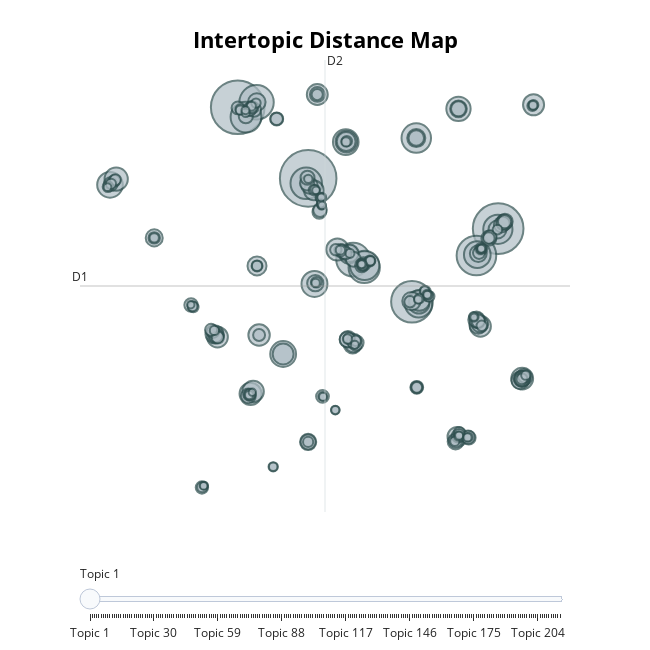

Notebook code for this chart:
### Code cell
topic_model.visualize_topics()

### Figure 1 — Plotly figure (JSON) as saved in the notebook; plotly's stock layout.template omitted (floating-point values rounded to 4 significant figures; data arrays with more than 128 entries replaced by an {"elided": "..."} marker saying what was removed)
{"data": [{"customdata": {"elided": "214x3 mixed values"}, "hovertemplate": "<b>Topic %{customdata[0]}</b><br>Words: %{customdata[1]}<br>Size: %{customdata[2]}", "legendgroup": "", "marker": {"color": "#B0BEC5", "line": {"color": "DarkSlateGrey", "width": 2}, "size": {"elided": "214 int values"}, "sizemode": "area", "sizeref": 0.3656, "symbol": "circle"}, "mode": "markers", "name": "", "orientation": "v", "showlegend": false, "type": "scatter", "x": {"elided": "214 float values"}, "xaxis": "x", "y": {"elided": "214 float values"}, "yaxis": "y"}], "layout": {"annotations": [{"showarrow": false, "text": "D1", "x": -13.74, "y": 2.666, "yshift": 10}, {"showarrow": false, "text": "D2", "x": 2.234, "xshift": 10, "y": 18.43}], "height": 650, "hoverlabel": {"bgcolor": "white", "font": {"family": "Rockwell", "size": 16}}, "legend": {"itemsizing": "constant", "tracegroupgap": 0}, "margin": {"t": 60}, "shapes": [{"line": {"color": "#CFD8DC", "width": 2}, "type": "line", "x0": 2.234, "x1": 2.234, "y0": -13.1, "y1": 18.43}, {"line": {"color": "#9E9E9E", "width": 2}, "type": "line", "x0": -13.74, "x1": 18.21, "y0": 2.666, "y1": 2.666}], "sliders": [{"active": 0, "pad": {"t": 50}, "steps": [{"args": [{"marker.color": {"elided": "1x214 str values"}}], "label": "Topic 1", "method": "update"}, {"args": [{"marker.color": {"elided": "1x214 str values"}}], "label": "Topic 2", "method": "update"}, {"args": [{"marker.color": {"elided": "1x214 str values"}}], "label": "Topic 3", "method": "update"}, {"args": [{"marker.color": {"elided": "1x214 str values"}}], "label": "Topic 4", "method": "update"}, {"args": [{"marker.color": {"elided": "1x214 str values"}}], "label": "Topic 5", "method": "update"}, {"args": [{"marker.color": {"elided": "1x214 str values"}}], "label": "Topic 6", "method": "update"}, {"args": [{"marker.color": {"elided": "1x214 str values"}}], "label": "Topic 7", "method": "update"}, {"args": [{"marker.color": {"elided": "1x214 str values"}}], "label": "Topic 8", "method": "update"}, {"args": [{"marker.color": {"elided": "1x214 str values"}}], "label": "Topic 9", "method": "update"}, {"args": [{"marker.color": {"elided": "1x214 str values"}}], "label": "Topic 10", "method": "update"}, {"args": [{"marker.color": {"elided": "1x214 str values"}}], "label": "Topic 11", "method": "update"}, {"args": [{"marker.color": {"elided": "1x214 str values"}}], "label": "Topic 12", "method": "update"}, {"args": [{"marker.color": {"elided": "1x214 str values"}}], "label": "Topic 13", "method": "update"}, {"args": [{"marker.color": {"elided": "1x214 str values"}}], "label": "Topic 14", "method": "update"}, {"args": [{"marker.color": {"elided": "1x214 str values"}}], "label": "Topic 15", "method": "update"}, {"args": [{"marker.color": {"elided": "1x214 str values"}}], "label": "Topic 16", "method": "update"}, {"args": [{"marker.color": {"elided": "1x214 str values"}}], "label": "Topic 17", "method": "update"}, {"args": [{"marker.color": {"elided": "1x214 str values"}}], "label": "Topic 18", "method": "update"}, {"args": [{"marker.color": {"elided": "1x214 str values"}}], "label": "Topic 19", "method": "update"}, {"args": [{"marker.color": {"elided": "1x214 str values"}}], "label": "Topic 20", "method": "update"}, {"args": [{"marker.color": {"elided": "1x214 str values"}}], "label": "Topic 21", "method": "update"}, {"args": [{"marker.color": {"elided": "1x214 str values"}}], "label": "Topic 22", "method": "update"}, {"args": [{"marker.color": {"elided": "1x214 str values"}}], "label": "Topic 23", "method": "update"}, {"args": [{"marker.color": {"elided": "1x214 str values"}}], "label": "Topic 24", "method": "update"}, {"args": [{"marker.color": {"elided": "1x214 str values"}}], "label": "Topic 25", "method": "update"}, {"args": [{"marker.color": {"elided": "1x214 str values"}}], "label": "Topic 26", "method": "update"}, {"args": [{"marker.color": {"elided": "1x214 str values"}}], "label": "Topic 27", "method": "update"}, {"args": [{"marker.color": {"elided": "1x214 str values"}}], "label": "Topic 28", "method": "update"}, {"args": [{"marker.color": {"elided": "1x214 str values"}}], "label": "Topic 29", "method": "update"}, {"args": [{"marker.color": {"elided": "1x214 str values"}}], "label": "Topic 30", "method": "update"}, {"args": [{"marker.color": {"elided": "1x214 str values"}}], "label": "Topic 31", "method": "update"}, {"args": [{"marker.color": {"elided": "1x214 str values"}}], "label": "Topic 32", "method": "update"}, {"args": [{"marker.color": {"elided": "1x214 str values"}}], "label": "Topic 33", "method": "update"}, {"args": [{"marker.color": {"elided": "1x214 str values"}}], "label": "Topic 34", "method": "update"}, {"args": [{"marker.color": {"elided": "1x214 str values"}}], "label": "Topic 35", "method": "update"}, {"args": [{"marker.color": {"elided": "1x214 str values"}}], "label": "Topic 36", "method": "update"}, {"args": [{"marker.color": {"elided": "1x214 str values"}}], "label": "Topic 37", "method": "update"}, {"args": [{"marker.color": {"elided": "1x214 str values"}}], "label": "Topic 38", "method": "update"}, {"args": [{"marker.color": {"elided": "1x214 str values"}}], "label": "Topic 39", "method": "update"}, {"args": [{"marker.color": {"elided": "1x214 str values"}}], "label": "Topic 40", "method": "update"}, {"args": [{"marker.color": {"elided": "1x214 str values"}}], "label": "Topic 41", "method": "update"}, {"args": [{"marker.color": {"elided": "1x214 str values"}}], "label": "Topic 42", "method": "update"}, {"args": [{"marker.color": {"elided": "1x214 str values"}}], "label": "Topic 43", "method": "update"}, {"args": [{"marker.color": {"elided": "1x214 str values"}}], "label": "Topic 44", "method": "update"}, {"args": [{"marker.color": {"elided": "1x214 str values"}}], "label": "Topic 45", "method": "update"}, {"args": [{"marker.color": {"elided": "1x214 str values"}}], "label": "Topic 46", "method": "update"}, {"args": [{"marker.color": {"elided": "1x214 str values"}}], "label": "Topic 47", "method": "update"}, {"args": [{"marker.color": {"elided": "1x214 str values"}}], "label": "Topic 48", "method": "update"}, {"args": [{"marker.color": {"elided": "1x214 str values"}}], "label": "Topic 49", "method": "update"}, {"args": [{"marker.color": {"elided": "1x214 str values"}}], "label": "Topic 50", "method": "update"}, {"args": [{"marker.color": {"elided": "1x214 str values"}}], "label": "Topic 51", "method": "update"}, {"args": [{"marker.color": {"elided": "1x214 str values"}}], "label": "Topic 52", "method": "update"}, {"args": [{"marker.color": {"elided": "1x214 str values"}}], "label": "Topic 53", "method": "update"}, {"args": [{"marker.color": {"elided": "1x214 str values"}}], "label": "Topic 54", "method": "update"}, {"args": [{"marker.color": {"elided": "1x214 str values"}}], "label": "Topic 55", "method": "update"}, {"args": [{"marker.color": {"elided": "1x214 str values"}}], "label": "Topic 56", "method": "update"}, {"args": [{"marker.color": {"elided": "1x214 str values"}}], "label": "Topic 57", "method": "update"}, {"args": [{"marker.color": {"elided": "1x214 str values"}}], "label": "Topic 58", "method": "update"}, {"args": [{"marker.color": {"elided": "1x214 str values"}}], "label": "Topic 59", "method": "update"}, {"args": [{"marker.color": {"elided": "1x214 str values"}}], "label": "Topic 60", "method": "update"}, {"args": [{"marker.color": {"elided": "1x214 str values"}}], "label": "Topic 61", "method": "update"}, {"args": [{"marker.color": {"elided": "1x214 str values"}}], "label": "Topic 62", "method": "update"}, {"args": [{"marker.color": {"elided": "1x214 str values"}}], "label": "Topic 63", "method": "update"}, {"args": [{"marker.color": {"elided": "1x214 str values"}}], "label": "Topic 64", "method": "update"}, {"args": [{"marker.color": {"elided": "1x214 str values"}}], "label": "Topic 65", "method": "update"}, {"args": [{"marker.color": {"elided": "1x214 str values"}}], "label": "Topic 66", "method": "update"}, {"args": [{"marker.color": {"elided": "1x214 str values"}}], "label": "Topic 67", "method": "update"}, {"args": [{"marker.color": {"elided": "1x214 str values"}}], "label": "Topic 68", "method": "update"}, {"args": [{"marker.color": {"elided": "1x214 str values"}}], "label": "Topic 69", "method": "update"}, {"args": [{"marker.color": {"elided": "1x214 str values"}}], "label": "Topic 70", "method": "update"}, {"args": [{"marker.color": {"elided": "1x214 str values"}}], "label": "Topic 71", "method": "update"}, {"args": [{"marker.color": {"elided": "1x214 str values"}}], "label": "Topic 72", "method": "update"}, {"args": [{"marker.color": {"elided": "1x214 str values"}}], "label": "Topic 73", "method": "update"}, {"args": [{"marker.color": {"elided": "1x214 str values"}}], "label": "Topic 74", "method": "update"}, {"args": [{"marker.color": {"elided": "1x214 str values"}}], "label": "Topic 75", "method": "update"}, {"args": [{"marker.color": {"elided": "1x214 str values"}}], "label": "Topic 76", "method": "update"}, {"args": [{"marker.color": {"elided": "1x214 str values"}}], "label": "Topic 77", "method": "update"}, {"args": [{"marker.color": {"elided": "1x214 str values"}}], "label": "Topic 78", "method": "update"}, {"args": [{"marker.color": {"elided": "1x214 str values"}}], "label": "Topic 79", "method": "update"}, {"args": [{"marker.color": {"elided": "1x214 str values"}}], "label": "Topic 80", "method": "update"}, {"args": [{"marker.color": {"elided": "1x214 str values"}}], "label": "Topic 81", "method": "update"}, {"args": [{"marker.color": {"elided": "1x214 str values"}}], "label": "Topic 82", "method": "update"}, {"args": [{"marker.color": {"elided": "1x214 str values"}}], "label": "Topic 83", "method": "update"}, {"args": [{"marker.color": {"elided": "1x214 str values"}}], "label": "Topic 84", "method": "update"}, {"args": [{"marker.color": {"elided": "1x214 str values"}}], "label": "Topic 85", "method": "update"}, {"args": [{"marker.color": {"elided": "1x214 str values"}}], "label": "Topic 86", "method": "update"}, {"args": [{"marker.color": {"elided": "1x214 str values"}}], "label": "Topic 87", "method": "update"}, {"args": [{"marker.color": {"elided": "1x214 str values"}}], "label": "Topic 88", "method": "update"}, {"args": [{"marker.color": {"elided": "1x214 str values"}}], "label": "Topic 89", "method": "update"}, {"args": [{"marker.color": {"elided": "1x214 str values"}}], "label": "Topic 90", "method": "update"}, {"args": [{"marker.color": {"elided": "1x214 str values"}}], "label": "Topic 91", "method": "update"}, {"args": [{"marker.color": {"elided": "1x214 str values"}}], "label": "Topic 92", "method": "update"}, {"args": [{"marker.color": {"elided": "1x214 str values"}}], "label": "Topic 93", "method": "update"}, {"args": [{"marker.color": {"elided": "1x214 str values"}}], "label": "Topic 94", "method": "update"}, {"args": [{"marker.color": {"elided": "1x214 str values"}}], "label": "Topic 95", "method": "update"}, {"args": [{"marker.color": {"elided": "1x214 str values"}}], "label": "Topic 96", "method": "update"}, {"args": [{"marker.color": {"elided": "1x214 str values"}}], "label": "Topic 97", "method": "update"}, {"args": [{"marker.color": {"elided": "1x214 str values"}}], "label": "Topic 98", "method": "update"}, {"args": [{"marker.color": {"elided": "1x214 str values"}}], "label": "Topic 99", "method": "update"}, {"args": [{"marker.color": {"elided": "1x214 str values"}}], "label": "Topic 100", "method": "update"}, {"args": [{"marker.color": {"elided": "1x214 str values"}}], "label": "Topic 101", "method": "update"}, {"args": [{"marker.color": {"elided": "1x214 str values"}}], "label": "Topic 102", "method": "update"}, {"args": [{"marker.color": {"elided": "1x214 str values"}}], "label": "Topic 103", "method": "update"}, {"args": [{"marker.color": {"elided": "1x214 str values"}}], "label": "Topic 104", "method": "update"}, {"args": [{"marker.color": {"elided": "1x214 str values"}}], "label": "Topic 105", "method": "update"}, {"args": [{"marker.color": {"elided": "1x214 str values"}}], "label": "Topic 106", "method": "update"}, {"args": [{"marker.color": {"elided": "1x214 str values"}}], "label": "Topic 107", "method": "update"}, {"args": [{"marker.color": {"elided": "1x214 str values"}}], "label": "Topic 108", "method": "update"}, {"args": [{"marker.color": {"elided": "1x214 str values"}}], "label": "Topic 109", "method": "update"}, {"args": [{"marker.color": {"elided": "1x214 str values"}}], "label": "Topic 110", "method": "update"}, {"args": [{"marker.color": {"elided": "1x214 str values"}}], "label": "Topic 111", "method": "update"}, {"args": [{"marker.color": {"elided": "1x214 str values"}}], "label": "Topic 112", "method": "update"}, {"args": [{"marker.color": {"elided": "1x214 str values"}}], "label": "Topic 113", "method": "update"}, {"args": [{"marker.color": {"elided": "1x214 str values"}}], "label": "Topic 114", "method": "update"}, {"args": [{"marker.color": {"elided": "1x214 str values"}}], "label": "Topic 115", "method": "update"}, {"args": [{"marker.color": {"elided": "1x214 str values"}}], "label": "Topic 116", "method": "update"}, {"args": [{"marker.color": {"elided": "1x214 str values"}}], "label": "Topic 117", "method": "update"}, {"args": [{"marker.color": {"elided": "1x214 str values"}}], "label": "Topic 118", "method": "update"}, {"args": [{"marker.color": {"elided": "1x214 str values"}}], "label": "Topic 119", "method": "update"}, {"args": [{"marker.color": {"elided": "1x214 str values"}}], "label": "Topic 120", "method": "update"}, {"args": [{"marker.color": {"elided": "1x214 str values"}}], "label": "Topic 121", "method": "update"}, {"args": [{"marker.color": {"elided": "1x214 str values"}}], "label": "Topic 122", "method": "update"}, {"args": [{"marker.color": {"elided": "1x214 str values"}}], "label": "Topic 123", "method": "update"}, {"args": [{"marker.color": {"elided": "1x214 str values"}}], "label": "Topic 124", "method": "update"}, {"args": [{"marker.color": {"elided": "1x214 str values"}}], "label": "Topic 125", "method": "update"}, {"args": [{"marker.color": {"elided": "1x214 str values"}}], "label": "Topic 126", "method": "update"}, {"args": [{"marker.color": {"elided": "1x214 str values"}}], "label": "Topic 127", "method": "update"}, {"args": [{"marker.color": {"elided": "1x214 str values"}}], "label": "Topic 128", "method": "update"}, {"args": [{"marker.color": {"elided": "1x214 str values"}}], "label": "Topic 129", "method": "update"}, {"args": [{"marker.color": {"elided": "1x214 str values"}}], "label": "Topic 130", "method": "update"}, {"args": [{"marker.color": {"elided": "1x214 str values"}}], "label": "Topic 131", "method": "update"}, {"args": [{"marker.color": {"elided": "1x214 str values"}}], "label": "Topic 132", "method": "update"}, {"args": [{"marker.color": {"elided": "1x214 str values"}}], "label": "Topic 133", "method": "update"}, {"args": [{"marker.color": {"elided": "1x214 str values"}}], "label": "Topic 134", "method": "update"}, {"args": [{"marker.color": {"elided": "1x214 str values"}}], "label": "Topic 135", "method": "update"}, {"args": [{"marker.color": {"elided": "1x214 str values"}}], "label": "Topic 136", "method": "update"}, {"args": [{"marker.color": {"elided": "1x214 str values"}}], "label": "Topic 137", "method": "update"}, {"args": [{"marker.color": {"elided": "1x214 str values"}}], "label": "Topic 138", "method": "update"}, {"args": [{"marker.color": {"elided": "1x214 str values"}}], "label": "Topic 139", "method": "update"}, {"args": [{"marker.color": {"elided": "1x214 str values"}}], "label": "Topic 140", "method": "update"}, {"args": [{"marker.color": {"elided": "1x214 str values"}}], "label": "Topic 141", "method": "update"}, {"args": [{"marker.color": {"elided": "1x214 str values"}}], "label": "Topic 142", "method": "update"}, {"args": [{"marker.color": {"elided": "1x214 str values"}}], "label": "Topic 143", "method": "update"}, {"args": [{"marker.color": {"elided": "1x214 str values"}}], "label": "Topic 144", "method": "update"}, {"args": [{"marker.color": {"elided": "1x214 str values"}}], "label": "Topic 145", "method": "update"}, {"args": [{"marker.color": {"elided": "1x214 str values"}}], "label": "Topic 146", "method": "update"}, {"args": [{"marker.color": {"elided": "1x214 str values"}}], "label": "Topic 147", "method": "update"}, {"args": [{"marker.color": {"elided": "1x214 str values"}}], "label": "Topic 148", "method": "update"}, {"args": [{"marker.color": {"elided": "1x214 str values"}}], "label": "Topic 149", "method": "update"}, {"args": [{"marker.color": {"elided": "1x214 str values"}}], "label": "Topic 150", "method": "update"}, {"args": [{"marker.color": {"elided": "1x214 str values"}}], "label": "Topic 151", "method": "update"}, {"args": [{"marker.color": {"elided": "1x214 str values"}}], "label": "Topic 152", "method": "update"}, {"args": [{"marker.color": {"elided": "1x214 str values"}}], "label": "Topic 153", "method": "update"}, {"args": [{"marker.color": {"elided": "1x214 str values"}}], "label": "Topic 154", "method": "update"}, {"args": [{"marker.color": {"elided": "1x214 str values"}}], "label": "Topic 155", "method": "update"}, {"args": [{"marker.color": {"elided": "1x214 str values"}}], "label": "Topic 156", "method": "update"}, {"args": [{"marker.color": {"elided": "1x214 str values"}}], "label": "Topic 157", "method": "update"}, {"args": [{"marker.color": {"elided": "1x214 str values"}}], "label": "Topic 158", "method": "update"}, {"args": [{"marker.color": {"elided": "1x214 str values"}}], "label": "Topic 159", "method": "update"}, {"args": [{"marker.color": {"elided": "1x214 str values"}}], "label": "Topic 160", "method": "update"}, {"args": [{"marker.color": {"elided": "1x214 str values"}}], "label": "Topic 161", "method": "update"}, {"args": [{"marker.color": {"elided": "1x214 str values"}}], "label": "Topic 162", "method": "update"}, {"args": [{"marker.color": {"elided": "1x214 str values"}}], "label": "Topic 163", "method": "update"}, {"args": [{"marker.color": {"elided": "1x214 str values"}}], "label": "Topic 164", "method": "update"}, {"args": [{"marker.color": {"elided": "1x214 str values"}}], "label": "Topic 165", "method": "update"}, {"args": [{"marker.color": {"elided": "1x214 str values"}}], "label": "Topic 166", "method": "update"}, {"args": [{"marker.color": {"elided": "1x214 str values"}}], "label": "Topic 167", "method": "update"}, {"args": [{"marker.color": {"elided": "1x214 str values"}}], "label": "Topic 168", "method": "update"}, {"args": [{"marker.color": {"elided": "1x214 str values"}}], "label": "Topic 169", "method": "update"}, {"args": [{"marker.color": {"elided": "1x214 str values"}}], "label": "Topic 170", "method": "update"}, {"args": [{"marker.color": {"elided": "1x214 str values"}}], "label": "Topic 171", "method": "update"}, {"args": [{"marker.color": {"elided": "1x214 str values"}}], "label": "Topic 172", "method": "update"}, {"args": [{"marker.color": {"elided": "1x214 str values"}}], "label": "Topic 173", "method": "update"}, {"args": [{"marker.color": {"elided": "1x214 str values"}}], "label": "Topic 174", "method": "update"}, {"args": [{"marker.color": {"elided": "1x214 str values"}}], "label": "Topic 175", "method": "update"}, {"args": [{"marker.color": {"elided": "1x214 str values"}}], "label": "Topic 176", "method": "update"}, {"args": [{"marker.color": {"elided": "1x214 str values"}}], "label": "Topic 177", "method": "update"}, {"args": [{"marker.color": {"elided": "1x214 str values"}}], "label": "Topic 178", "method": "update"}, {"args": [{"marker.color": {"elided": "1x214 str values"}}], "label": "Topic 179", "method": "update"}, {"args": [{"marker.color": {"elided": "1x214 str values"}}], "label": "Topic 180", "method": "update"}, {"args": [{"marker.color": {"elided": "1x214 str values"}}], "label": "Topic 181", "method": "update"}, {"args": [{"marker.color": {"elided": "1x214 str values"}}], "label": "Topic 182", "method": "update"}, {"args": [{"marker.color": {"elided": "1x214 str values"}}], "label": "Topic 183", "method": "update"}, {"args": [{"marker.color": {"elided": "1x214 str values"}}], "label": "Topic 184", "method": "update"}, {"args": [{"marker.color": {"elided": "1x214 str values"}}], "label": "Topic 185", "method": "update"}, {"args": [{"marker.color": {"elided": "1x214 str values"}}], "label": "Topic 186", "method": "update"}, {"args": [{"marker.color": {"elided": "1x214 str values"}}], "label": "Topic 187", "method": "update"}, {"args": [{"marker.color": {"elided": "1x214 str values"}}], "label": "Topic 188", "method": "update"}, {"args": [{"marker.color": {"elided": "1x214 str values"}}], "label": "Topic 189", "method": "update"}, {"args": [{"marker.color": {"elided": "1x214 str values"}}], "label": "Topic 190", "method": "update"}, {"args": [{"marker.color": {"elided": "1x214 str values"}}], "label": "Topic 191", "method": "update"}, {"args": [{"marker.color": {"elided": "1x214 str values"}}], "label": "Topic 192", "method": "update"}, {"args": [{"marker.color": {"elided": "1x214 str values"}}], "label": "Topic 193", "method": "update"}, {"args": [{"marker.color": {"elided": "1x214 str values"}}], "label": "Topic 194", "method": "update"}, {"args": [{"marker.color": {"elided": "1x214 str values"}}], "label": "Topic 195", "method": "update"}, {"args": [{"marker.color": {"elided": "1x214 str values"}}], "label": "Topic 196", "method": "update"}, {"args": [{"marker.color": {"elided": "1x214 str values"}}], "label": "Topic 197", "method": "update"}, {"args": [{"marker.color": {"elided": "1x214 str values"}}], "label": "Topic 198", "method": "update"}, {"args": [{"marker.color": {"elided": "1x214 str values"}}], "label": "Topic 199", "method": "update"}, {"args": [{"marker.color": {"elided": "1x214 str values"}}], "label": "Topic 200", "method": "update"}, {"args": [{"marker.color": {"elided": "1x214 str values"}}], "label": "Topic 201", "method": "update"}, {"args": [{"marker.color": {"elided": "1x214 str values"}}], "label": "Topic 202", "method": "update"}, {"args": [{"marker.color": {"elided": "1x214 str values"}}], "label": "Topic 203", "method": "update"}, {"args": [{"marker.color": {"elided": "1x214 str values"}}], "label": "Topic 204", "method": "update"}, {"args": [{"marker.color": {"elided": "1x214 str values"}}], "label": "Topic 205", "method": "update"}, {"args": [{"marker.color": {"elided": "1x214 str values"}}], "label": "Topic 206", "method": "update"}, {"args": [{"marker.color": {"elided": "1x214 str values"}}], "label": "Topic 207", "method": "update"}, {"args": [{"marker.color": {"elided": "1x214 str values"}}], "label": "Topic 208", "method": "update"}, {"args": [{"marker.color": {"elided": "1x214 str values"}}], "label": "Topic 209", "method": "update"}, {"args": [{"marker.color": {"elided": "1x214 str values"}}], "label": "Topic 210", "method": "update"}, {"args": [{"marker.color": {"elided": "1x214 str values"}}], "label": "Topic 211", "method": "update"}, {"args": [{"marker.color": {"elided": "1x214 str values"}}], "label": "Topic 212", "method": "update"}, {"args": [{"marker.color": {"elided": "1x214 str values"}}], "label": "Topic 213", "method": "update"}, {"args": [{"marker.color": {"elided": "1x214 str values"}}], "label": "Topic 214", "method": "update"}]}], "title": {"font": {"color": "Black", "size": 22}, "text": "<b>Intertopic Distance Map", "x": 0.5, "xanchor": "center", "y": 0.95, "yanchor": "top"}, "width": 650, "xaxis": {"anchor": "y", "domain": [0, 1], "range": [-13.74, 18.21], "title": {"text": ""}, "visible": false}, "yaxis": {"anchor": "x", "domain": [0, 1], "range": [-13.1, 18.43], "title": {"text": ""}, "visible": false}}}
